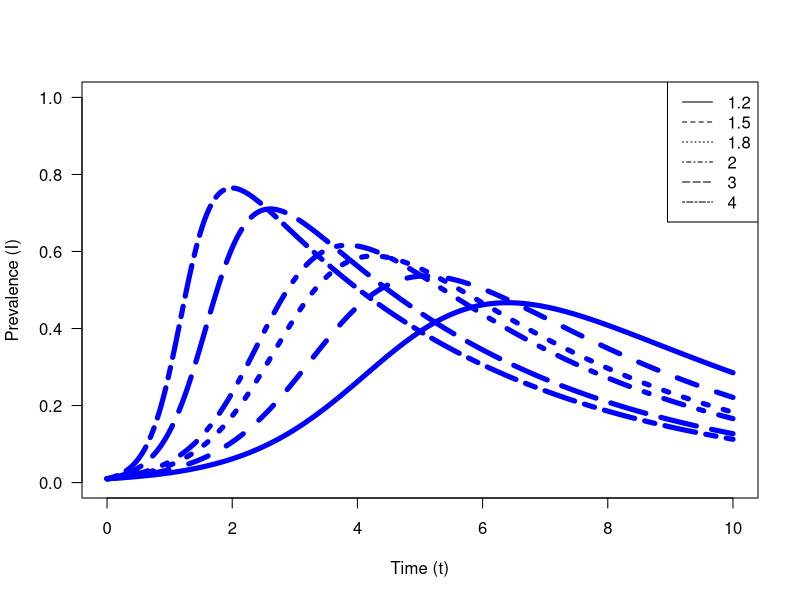

This chart was generated by the following R code:
install.packages("deSolve")
library(deSolve)

SIR.vector.field <- function(t, vars, parms=c(beta=2,gamma=1)) {
  with(as.list(c(parms, vars)), {
    dS <- -beta*S*I # dS/dt
    dI <- beta*S*I-(1/gamma)*I  # dI/dt
   
    vec.fld <- c(dS=dS, dI=dI)
    return(list(vec.fld)) # ode() requires a list
  })
}

draw.soln <- function(ic=c(S=1,I=0), tmax=1, 
                      times=seq(0,tmax,length.out = 500), 
                      func, parms, ...) {
  soln <- ode(y=ic, times, func, parms)
  lines(times, soln[,"I"], col="blue", lwd=5, ...)
}

tmax <- 10 # end time for numerical integration of the ODE
## draw box for plot:
plot(0,0,xlim=c(0,tmax),ylim=c(0,1),
     type="n",xlab="Time (t)",ylab="Prevalence (I)",las=1)
## initial conditions:
I0 <- 0.010
S0 <- 1 - I0
## draw solutions for several values of parameter beta:
betavals <- c(1.2,1.5,1.8,2,3,4)
for (i in 1:length(betavals)) {
  draw.soln(ic=c(S=S0,I=I0), tmax=tmax,
            func=SIR.vector.field,
            parms=c(beta=betavals[i],gamma=4),
            lty=i
            
          
  )
}
legend("topright",legend=(betavals), lty=1:6)
